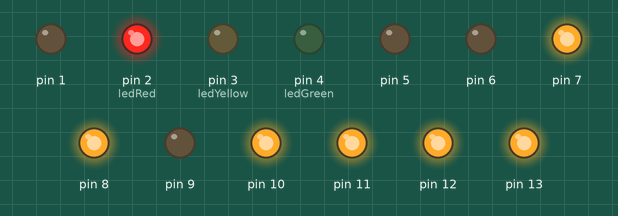
A sketch run on a simulated Arduino Uno, built with avr-gcc and run on an emulated ATmega328P. On the bench: output pins drawn as LEDs (lit = HIGH).

Above: at 0.1 s.
At 5.1 s:
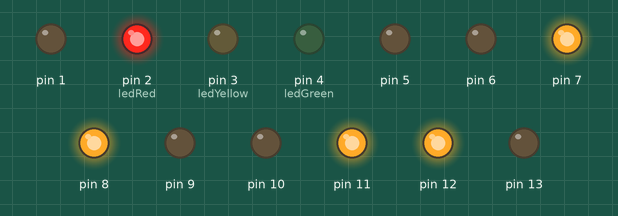
At 10.1 s:
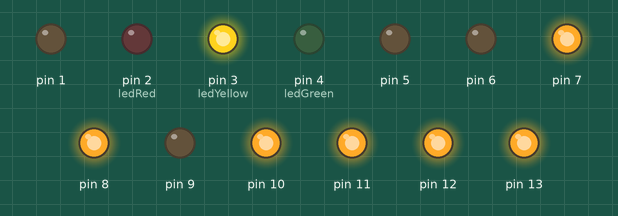
At 19.1 s:
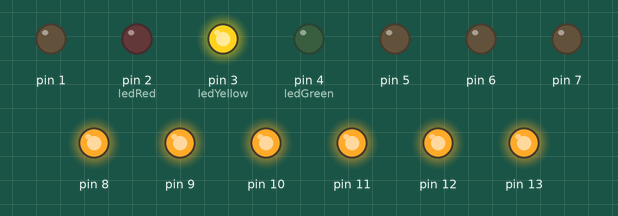
At 29.1 s:
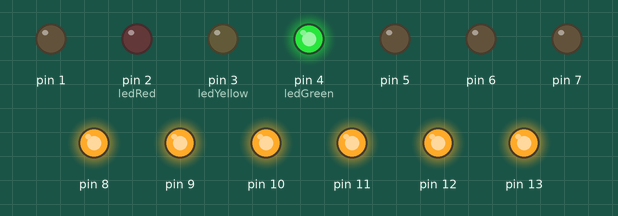
At 39.1 s:
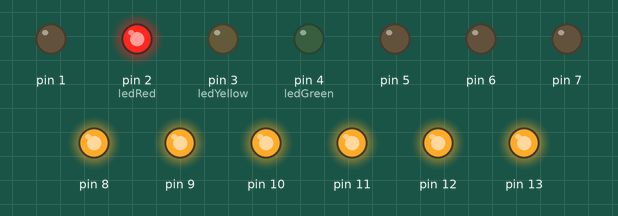
Timing chart, 0 to 40.0 s (numbered marks = the images above):
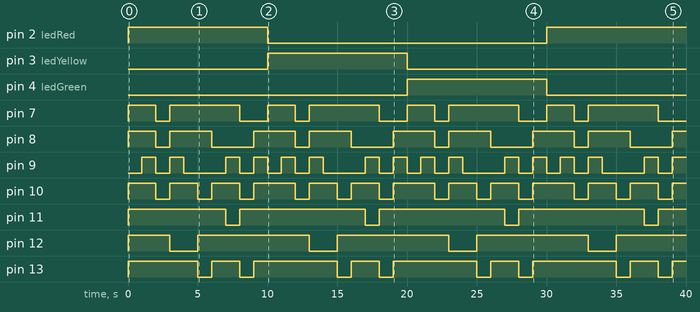

The sketch:

Led7doan_bai3.ino
```cpp
#define ledRed 2
#define ledYellow 3
#define ledGreen 4

int mang[10][7] = {
  {1, 1, 1, 1, 1, 1, 0}, //0
  {0, 1, 1, 0, 0, 0, 0}, //1
  {1, 1, 0, 1, 1, 0, 1}, //2
  {1, 1, 1, 1, 0, 0, 1}, //3
  {0, 1, 1, 0, 0, 1, 1}, //4
  {1, 0, 1, 1, 0, 1, 1}, //5
  {1, 0, 1, 1, 1, 1, 1}, //6
  {1, 1, 1, 0, 0, 0, 0}, //7
  {1, 1, 1, 1, 1, 1, 1}, //8
  {1, 1, 1, 1, 0, 1, 1}, //9
};

void hienThiSo(int so) {
  for (int i = 13; i >= 7; i--)
    digitalWrite(i, mang[so][13 - i]);
}

void setup() {
  pinMode(ledRed, OUTPUT);
  pinMode(ledYellow, OUTPUT);
  pinMode(ledGreen, OUTPUT);
  for (int i = 1; i <= 13; i++)
    pinMode(i, OUTPUT);
}

void blink(int pin, int time){
  int numSeconds = time / 1000;
  digitalWrite(pin, 1);
  for(int i=numSeconds; i>=0; i--){
    hienThiSo(i);
    delay(1000);
  }
  digitalWrite(pin, 0);
}

void loop() {
  blink(ledRed, 9000);
  blink(ledYellow, 9000);
  blink(ledGreen, 9000);
}
```

Measured:
- by itself, pin 2 (ledRed): LOW → HIGH at 0.00 s, → LOW 10.0 s later, → HIGH 20.0 s later
- by itself, pin 3 (ledYellow): LOW → HIGH at 10.0 s, → LOW 10.0 s later
- by itself, pin 4 (ledGreen): LOW → HIGH at 20.0 s, → LOW 10.0 s later
- by itself, pin 7: repeats every 10.0 s: LOW 1.0 s, HIGH 5.0 s, LOW 2.0 s, HIGH 2.0 s
- by itself, pin 8: repeats every 10.0 s: LOW 1.0 s, HIGH 3.0 s, LOW 3.0 s, HIGH 3.0 s
- by itself, pin 9: repeats every 10.0 s: LOW 1.0 s, HIGH 1.0 s, LOW 3.0 s, 2 × (HIGH 1.0 s, LOW 1.0 s), HIGH 1.0 s
- by itself, pin 10: repeats every 10.0 s: 2 × (LOW 1.0 s, HIGH 2.0 s), LOW 1.0 s, HIGH 3.0 s
- by itself, pin 11: repeats every 10.0 s: LOW 1.0 s, HIGH 9.0 s
